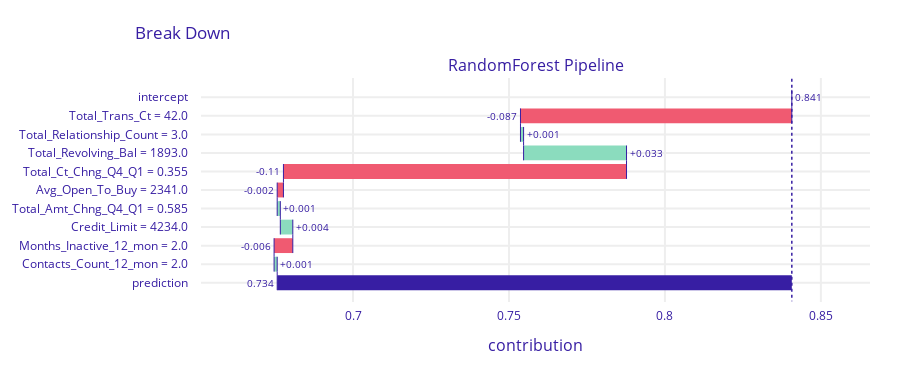

Source (notebook cell):
### Code cell
bd_single_datapoint = rfc_exp.predict_parts(single_datapoint, type = 'break_down', 
                                            order=np.array(['Total_Trans_Ct', 'Total_Relationship_Count', 'Total_Revolving_Bal',
                                                            'Total_Ct_Chng_Q4_Q1', 'Avg_Open_To_Buy', 'Total_Amt_Chng_Q4_Q1',
                                                            'Credit_Limit', 'Months_Inactive_12_mon', 'Contacts_Count_12_mon']))
bd_single_datapoint.plot(max_vars=10)

### Figure 1 — Plotly figure (JSON) as saved in the notebook; plotly's stock layout.template omitted (floating-point values rounded to 4 significant figures)
{"data": [{"base": 0.8407, "connector": {"line": {"color": "#371ea3", "dash": "solid", "width": 1}, "mode": "spanning"}, "decreasing": {"marker": {"color": "#f05a71"}}, "hoverinfo": "text+delta", "hoverlabel": {"bgcolor": "rgba(0,0,0,0.8)"}, "hovertext": ["Average response: 0.841<br>Prediction: 0.734", "Total_Trans_Ct = 42.0<br>decreases average response by", "Total_Relationship_Count = 3.0<br>increases average response by", "Total_Revolving_Bal = 1893.0<br>increases average response by", "Total_Ct_Chng_Q4_Q1 = 0.355<br>decreases average response by", "Avg_Open_To_Buy = 2341.0<br>decreases average response by", "Total_Amt_Chng_Q4_Q1 = 0.585<br>increases average response by", "Credit_Limit = 4234.0<br>increases average response by", "Months_Inactive_12_mon = 2.0<br>decreases average response by", "Contacts_Count_12_mon = 2.0<br>increases average response by", "Average response: 0.841<br>Prediction: 0.734"], "increasing": {"marker": {"color": "#8bdcbe"}}, "measure": ["relative", "relative", "relative", "relative", "relative", "relative", "relative", "relative", "relative", "relative", "total"], "orientation": "h", "showlegend": false, "text": ["0.841", "-0.087", "+0.001", "+0.033", "-0.11", "-0.002", "+0.001", "+0.004", "-0.006", "+0.001", "0.734"], "textposition": "outside", "totals": {"marker": {"color": "#371ea3"}}, "type": "waterfall", "x": [0, -0.087, 0.001, 0.033, -0.11, -0.002, 0.001, 0.004, -0.006, 0.001, -0.107], "xaxis": "x", "y": ["intercept", "Total_Trans_Ct = 42.0", "Total_Relationship_Count = 3.0", "Total_Revolving_Bal = 1893.0", "Total_Ct_Chng_Q4_Q1 = 0.355", "Avg_Open_To_Buy = 2341.0", "Total_Amt_Chng_Q4_Q1 = 0.585", "Credit_Limit = 4234.0", "Months_Inactive_12_mon = 2.0", "Contacts_Count_12_mon = 2.0", "prediction"], "yaxis": "y"}], "layout": {"annotations": [{"font": {"size": 16}, "showarrow": false, "text": "RandomForest Pipeline", "x": 0.5, "xanchor": "center", "xref": "paper", "y": 1, "yanchor": "bottom", "yref": "paper"}, {"font": {"size": 16}, "showarrow": false, "text": "contribution", "x": 0.5, "xanchor": "center", "xref": "paper", "y": 0, "yanchor": "top", "yref": "paper", "yshift": -30}], "font": {"color": "#371ea3"}, "height": 373, "margin": {"b": 71, "r": 30, "t": 78}, "shapes": [{"line": {"color": "#371ea3", "dash": "dot", "width": 1.5}, "type": "line", "x0": 0.8407, "x1": 0.8407, "xref": "x", "y0": -1, "y1": 11, "yref": "y"}], "title": {"text": "Break Down", "x": 0.15}, "xaxis": {"anchor": "y", "automargin": true, "domain": [0, 1], "fixedrange": true, "gridwidth": 2, "range": [0.6513, 0.8657], "tickcolor": "white", "ticklen": 3, "ticks": "outside", "type": "linear", "zeroline": false}, "yaxis": {"anchor": "x", "automargin": true, "autorange": "reversed", "domain": [0, 1], "fixedrange": true, "gridwidth": 2, "tickcolor": "white", "ticklen": 10, "ticks": "outside", "type": "category"}}}
